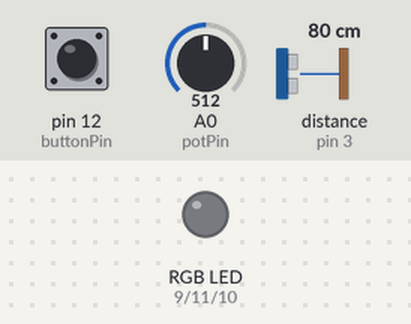
Bench run of a sketch on a simulated Arduino Uno, built with avr-gcc and run on an emulated ATmega328P. Parts: an RGB LED mixed from three pins (HIGH = lit). Wiring (inferred from the names in the program): ultrasonic range finder: trigger pin 2; echo pin 3. Dashed ring = blinking. The inputs (shaded band) are chosen by the test bench; at power-on: distance to the obstacle (sensor on pin 3) 80 cm, A0 (potPin) = 512, pin 12 (buttonPin) LOW. The echo pulse lasts 58.3 µs per cm; dim RGB values are drawn brighter than linear; pins used as bus, display or sensor lines are not drawn.

Above: at 1.2 s.
1.3 s: distance to the obstacle (sensor on pin 3) set to 10 cm
2.8 s: distance to the obstacle (sensor on pin 3) set to 7 cm
At 3.04 s:
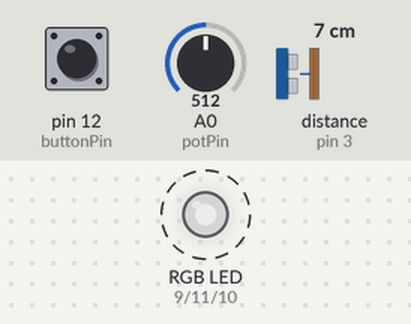
5.8 s: A0 (potPin) set to 490
8.8 s: pin 12 (buttonPin) pulled HIGH for 0.5 s
At 9.49 s:
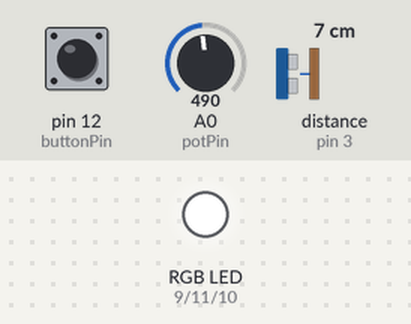
11.8 s: A0 (potPin) set to 122
At 11.91 s:
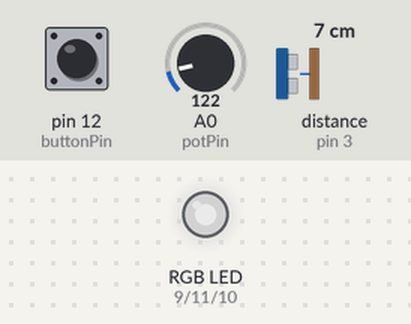
14.8 s: pin 12 (buttonPin) pulled HIGH for 1 s
At 15.13 s:
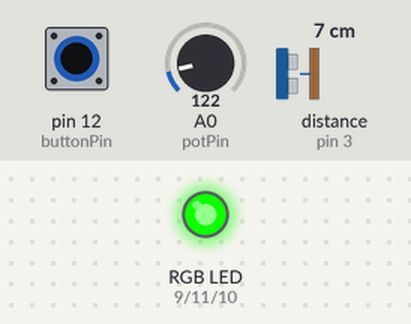
Timing chart, 0 to 18.8 s (numbered marks = the images above; inputs shaded):
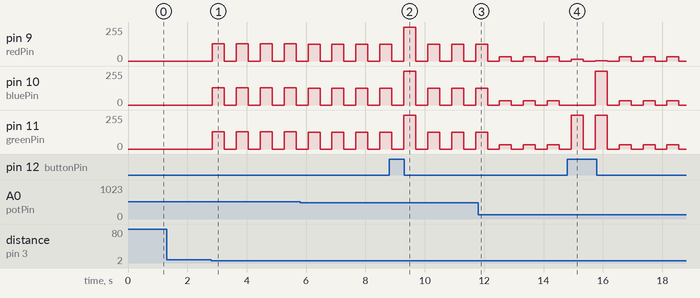

Measured:
- the behaviour switches between 9 and 8 cm on distance to the obstacle (sensor on pin 3) (found by bisection; images 0 and 1)
- after the input at 1.3 s, every drawn part: stays the same
- after the input at 2.8 s, pin 9 (redPin), pin 10 (bluePin), pin 11 (greenPin): alternates 130/255 for 0.40 s and 0/255 for 0.40 s, starting at once

The sketch:

light_project.ino
```cpp
//ultrasonic sensor variables
int trigPin=2;
int echoPin=3;
int buttonPin=12;
float signal; //time for pint to hit target and return

// potentiometer variables
int potPin=A0;
int readValue;

// RBG color variables
int i = 0; // color index counter
//int reds[]   = {255, 0, 255};
//int greens[] = {0, 0, 255};
//int blues[]  = {0, 255, 255}; //red, blue, cyan, magenta

int reds[]   = {255, 0, 255};
int greens[] = {0, 0, 255};
int blues[]  = {0, 255, 255}; //red, blue, cyan, magenta

float brightnessRed = reds[i];
float brightnessBlue = greens[i];
float brightnessGreen = blues[i];
int redPin=9;
int greenPin=11;
int bluePin=10;

//light starts at off position
boolean onStatus = false;

void setup() {
  Serial.begin(9600);
  pinMode(potPin, INPUT);
  pinMode(trigPin, OUTPUT);
  pinMode(echoPin, INPUT);
  pinMode(redPin, OUTPUT);
  pinMode(greenPin, OUTPUT);
  pinMode(bluePin, OUTPUT);
}

void loop() {
    //sets brightness variables based on potentiometer position
    readValue = analogRead(potPin);
    brightnessRed = (255./1000.) * readValue;
    brightnessGreen = (255./1000.) * readValue;
    brightnessBlue = (255./1000.) * readValue;


    //sends out ultrasonic sensor ping signal
    digitalWrite(trigPin, LOW);
    delay(2);
    digitalWrite(trigPin, HIGH);
    delayMicroseconds(10);
    digitalWrite(trigPin, LOW);

    // getting signal from ultrasonic
    signal = pulseIn(echoPin, HIGH); //measure ping time in microseconds
    int newSignal = (int) signal;


  //decide whether or not to turn on light
  if (newSignal < 500 && onStatus) {
    //turns off led
    analogWrite(redPin, 0);
    analogWrite(greenPin, 0);
    analogWrite(bluePin, 0);
    onStatus = false;
  } else if (newSignal < 500) {
    //turns on led
    analogWrite(redPin, brightnessRed);
    analogWrite(greenPin, brightnessGreen);
    analogWrite(bluePin, brightnessBlue);
    onStatus = true;
  }


  //changes color if button is pressed
  if (digitalRead(buttonPin) == 1) {
    brightnessRed = reds[i + 1];
    brightnessGreen = greens[i + 1];
    brightnessBlue = blues[i + 1];
    i++;
    if (i > sizeof(reds)) {
      i = 0;
    }
  }


  //sets brightness according to potentiometer changes
      if (onStatus) {
        analogWrite(redPin, brightnessRed);
        analogWrite(greenPin, brightnessGreen);
        analogWrite(bluePin, brightnessBlue);
      }

    delay(400);
}
```
